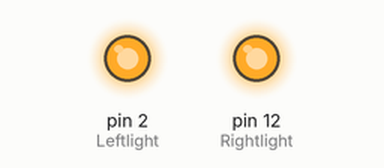
This sketch was run on a simulated Arduino Uno, built with avr-gcc and run on an emulated ATmega328P. Shown: output pins drawn as LEDs (lit = HIGH).

Above: at 0.1 s.
Timing chart, 0 to 1.6 s (numbered marks = the images above):
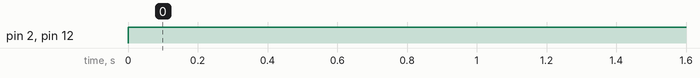

The sketch:

Headlights_test.ino
```cpp
#define Leftlight   2
#define Rightlight  12

void setup() {

  pinMode(Leftlight, OUTPUT);
  pinMode(Rightlight, OUTPUT);
}

void loop() {
digitalWrite(Leftlight, HIGH);
digitalWrite(Rightlight, HIGH);

}
```

Measured:
- by itself, pin 2 (Leftlight), pin 12 (Rightlight): LOW → HIGH at 0.00 s
